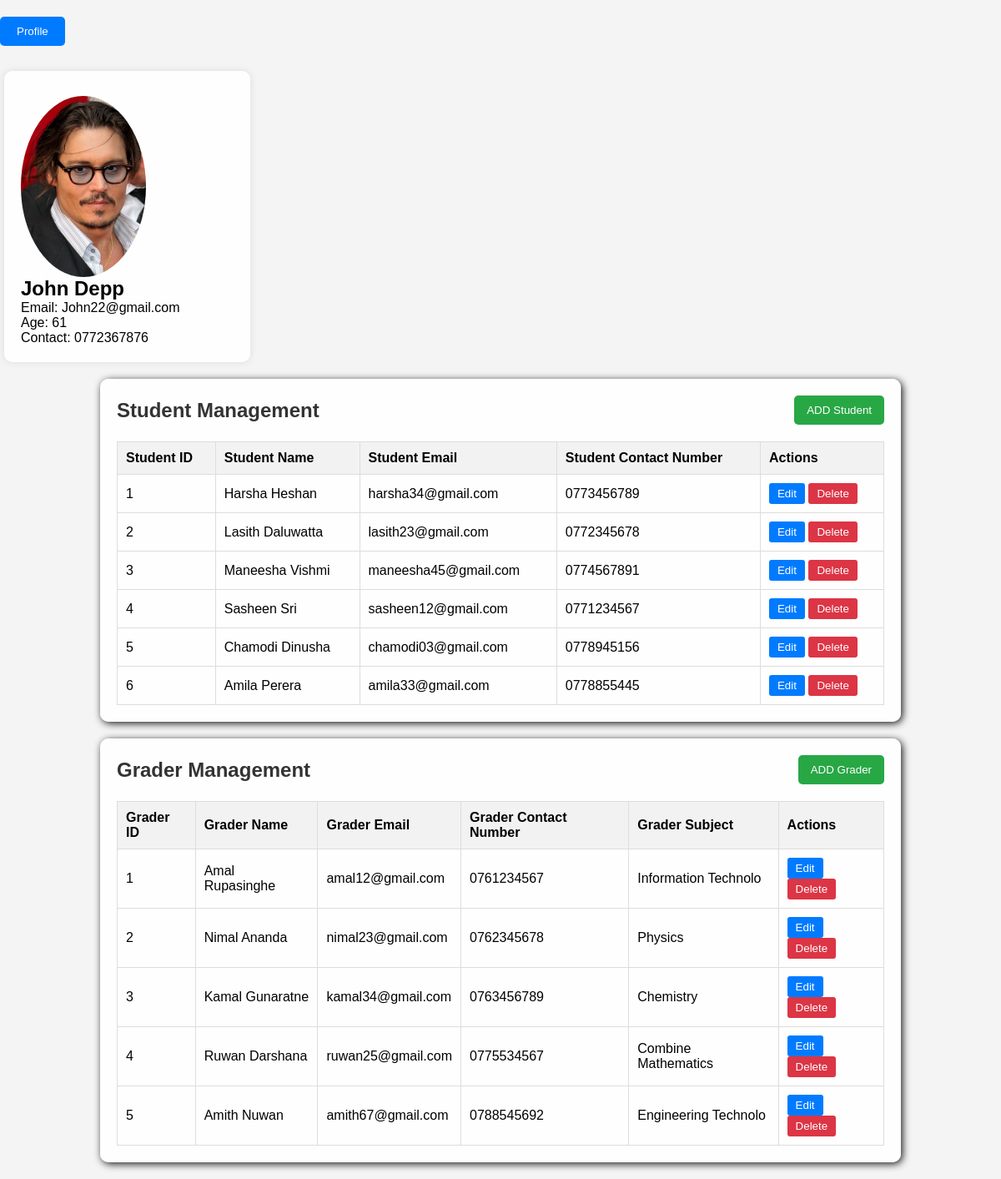
Page /Ab/Contact/Homepage/KEC/admin.php on the committed database.
### tables this page shows
CREATE TABLE `student` (
  `sId` int(10) NOT NULL,
  `sName` varchar(20) NOT NULL,
  `sEmail` varchar(20) NOT NULL,
  `sContactNo` varchar(10) NOT NULL,
  `sPassword` varchar(10) NOT NULL
);

CREATE TABLE `grader` (
  `gId` int(10) NOT NULL,
  `gName` varchar(20) NOT NULL,
  `gEmail` varchar(20) NOT NULL,
  `gContactNo` varchar(10) NOT NULL,
  `gSubject` varchar(20) NOT NULL,
  `gPassword` int(10) NOT NULL
);

### Ab/Contact/Homepage/KEC/admin.php (the view, shortened to what this page needs)
<html>
<head>
    <link rel="stylesheet" href="admin.css">
    <link rel="stylesheet" href="forms.css">
</head>
<body>
    <div class="admin-profile">
        <button onclick="showAdminDetails()">Profile</button>
    </div>
    <div id="adminDetails" >
        <img src="images/Johnny.jpg" alt="Admin Profile Photo" style="width:150px; border-radius:50%; margin-top:10px;">
        <h2>John Depp</h2>
        <p>Email: John22@gmail.com</p>
        <p>Age: 61 </p>
        <p>Contact: 0772367876</p>
    </div>
    <div class="container">
        <div class="tittleaddstd">
            <h1 class="tittleaddstdh1">Student Management</h1>
            <button class="addstd" onclick="document.getElementById('addStudentForm').style.display = 'block'">ADD Student</button>
        </div>
        <div class="tableaddstd">
            <table>
                <thead>
                    <tr>
                        <th>Student ID</th>
                        <th>Student Name</th>
                        <th>Student Email</th>
                        <th>Student Contact Number</th>
                        <th>Actions</th>
                    </tr>
                </thead>
                <tbody>
                    <?php
                    require 'configkec.php';
                    $sql = "SELECT * FROM student";
                    $result = $con->query($sql);
                    if ($result->num_rows > 0)
                    {
                        while ($row = $result->fetch_assoc())
                        {
                            echo "<tr>
                                    <td>{$row['sId']}</td>
                                    <td>{$row['sName']}</td>
                                    <td>{$row['sEmail']}</td>
                                    <td>{$row['sContactNo']}</td>
                                    <td>
                                        <button class='edit-btn' onclick=\"editStudent('{$row['sId']}', '{$row['sName']}', '{$row['sEmail']}', '{$row['sContactNo']}')\">Edit</button>
                                        <button class='delete-btn' onclick=\"deleteStudent('{$row['sId']}')\">Delete</button>
                                    </td>
                                  </tr>";
                        }
                    }
                    ?>
                </tbody>
            </table>
        </div>
    </div>
    <div class="container">
        <div class="tittleaddg">
            <h1 class="tittleaddgh1">Grader Management</h1>
            <button class="addg" onclick="document.getElementById('addGraderForm').style.display = 'block'">ADD Grader</button>
        </div>
        <div class="tableaddg">
            <table>
                <thead>
                    <tr>
                        <th>Grader ID</th>
                        <th>Grader Name</th>
                        <th>Grader Email</th>
                        <th>Grader Contact Number</th>
                        <th>Grader Subject</th>
                        <th>Actions</th>
                    </tr>
                </thead>
                <tbody>
                    <?php
                    require 'configkec.php';
                    $sql = "SELECT * FROM grader";
                    $result = $con->query($sql);
                    if ($result->num_rows > 0)
                    {
                        while ($row = $result->fetch_assoc())
                        {
                            echo "<tr>
                                    <td>{$row['gId']}</td>
                                    <td>{$row['gName']}</td>
                                    <td>{$row['gEmail']}</td>
                                    <td>{$row['gContactNo']}</td>
                                    <td>{$row['gSubject']}</td>
                                    <td>
                                        <button class='edit-btn' onclick=\"editGrader('{$row['gId']}', '{$row['gName']}', '{$row['gEmail']}', '{$row['gContactNo']}' , '{$row['gSubject']}')\">Edit</button>
                                        <button class='delete-btn' onclick=\"deleteGrader('{$row['gId']}')\">Delete</button>
                                    </td>
                                </tr>";
                        }
                    }
                    ?>
                </tbody>
            </table>
        </div>
    </div>
</body>
</html>

### Ab/Contact/Homepage/KEC/admin.css (style rules this page uses)
* { margin : 0; padding: 0; box-sizing: border-box; }
body { font-family: Arial, sans-serif; margin: 0; padding: 0; background: url('images/homebg.jpg') no-repeat center center fixed; background-size: cover; background-color: #f4f4f4; }
.admin-profile button { background-color: #007bff; color: white; padding: 10px 20px; border: none; cursor: pointer; border-radius: 5px; margin: 20px 0; }
#adminDetails { background-color: #f9f9f9; padding: 20px; background: rgba(255, 255, 255, 0.9); margin: 10px 5px; border-radius: 10px; box-shadow: 0 0 10px rgba(0, 0, 0, 0.1); margin-right: 75%; }
.container { width: 80%; margin: 20px auto; background: white; padding: 20px; background: rgba(255, 255, 255, 0.9); box-shadow: 2px 2px 10px rgba(0, 0, 0, 0.9); border-radius: 10px; }
.tittleaddstd { display: flex; justify-content: space-between; align-items: center; margin-bottom: 20px; }
.tittleaddstdh1 { font-size: 24px; color: #333; }
.addstd { background-color: #28a745; color: white; padding: 10px 15px; border: none; cursor: pointer; border-radius: 5px; }
table { width: 100%; border-collapse: collapse; }
table, th, td { border: 1px solid #ddd; }
th, td { padding: 10px; text-align: left; }
th { background-color: #f2f2f2; }
.edit-btn, .delete-btn { padding: 5px 10px; border: none; cursor: pointer; border-radius: 3px; }
.edit-btn { background-color: #007bff; color: white; }
.delete-btn { background-color: #dc3545; color: white; }
.tittleaddg { display: flex; justify-content: space-between; align-items: center; margin-bottom: 20px; }
.tittleaddgh1 { font-size: 24px; color: #333; }
.addg { background-color: #28a745; color: white; padding: 10px 15px; border: none; cursor: pointer; border-radius: 5px; }

### rows in the picture
student: sId "1", sName "Harsha Heshan", sEmail "harsha34@gmail.com", sContactNo "0773456789"
student: sId "2", sName "Lasith Daluwatta", sEmail "lasith23@gmail.com", sContactNo "0772345678"
student: sId "3", sName "Maneesha Vishmi", sEmail "maneesha45@gmail.com", sContactNo "0774567891"
student: sId "4", sName "Sasheen Sri", sEmail "sasheen12@gmail.com", sContactNo "0771234567"
student: sId "5", sName "Chamodi Dinusha", sEmail "chamodi03@gmail.com", sContactNo "0778945156"
student: sId "6", sName "Amila Perera", sEmail "amila33@gmail.com", sContactNo "0778855445"
grader: gId "1", gName "Amal Rupasinghe", gEmail "amal12@gmail.com", gContactNo "0761234567", gSubject "Information Technolo"
grader: gId "2", gName "Nimal Ananda", gEmail "nimal23@gmail.com", gContactNo "0762345678", gSubject "Physics"
grader: gId "3", gName "Kamal Gunaratne", gEmail "kamal34@gmail.com", gContactNo "0763456789", gSubject "Chemistry"
grader: gId "4", gName "Ruwan Darshana", gEmail "ruwan25@gmail.com", gContactNo "0775534567", gSubject "Combine Mathematics"
grader: gId "5", gName "Amith Nuwan", gEmail "amith67@gmail.com", gContactNo "0788545692", gSubject "Engineering Technolo"
